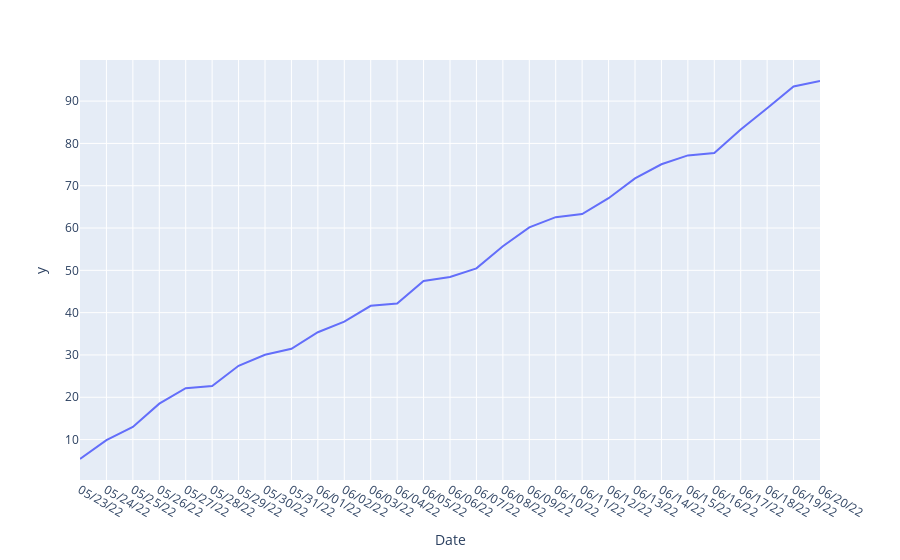

The notebook cell saved with this chart:
### Code cell
fig

### Figure 1 — Plotly figure (JSON) as saved in the notebook; plotly's stock layout.template omitted (floating-point values rounded to 4 significant figures)
{"data": [{"hovertemplate": "Date=%{x}<br>y=%{y}<extra></extra>", "legendgroup": "", "line": {"color": "#636efa", "dash": "solid"}, "marker": {"symbol": "circle"}, "mode": "lines", "name": "", "orientation": "v", "showlegend": false, "type": "scatter", "x": ["05/23/22", "05/24/22", "05/25/22", "05/26/22", "05/27/22", "05/28/22", "05/29/22", "05/30/22", "05/31/22", "06/01/22", "06/02/22", "06/03/22", "06/04/22", "06/05/22", "06/06/22", "06/07/22", "06/08/22", "06/09/22", "06/10/22", "06/11/22", "06/12/22", "06/13/22", "06/14/22", "06/15/22", "06/16/22", "06/17/22", "06/18/22", "06/19/22", "06/20/22"], "xaxis": "x", "y": [5.41, 9.87, 12.97, 18.49, 22.14, 22.64, 27.43, 30.03, 31.45, 35.37, 37.88, 41.62, 42.17, 47.49, 48.42, 50.47, 55.7, 60.16, 62.57, 63.31, 67.05, 71.73, 75.07, 77.16, 77.72, 83.28, 88.3, 93.45, 94.75], "yaxis": "y"}], "layout": {"legend": {"tracegroupgap": 0}, "margin": {"t": 60}, "xaxis": {"anchor": "y", "domain": [0, 1], "title": {"text": "Date"}}, "yaxis": {"anchor": "x", "domain": [0, 1], "title": {"text": "y"}}}}
